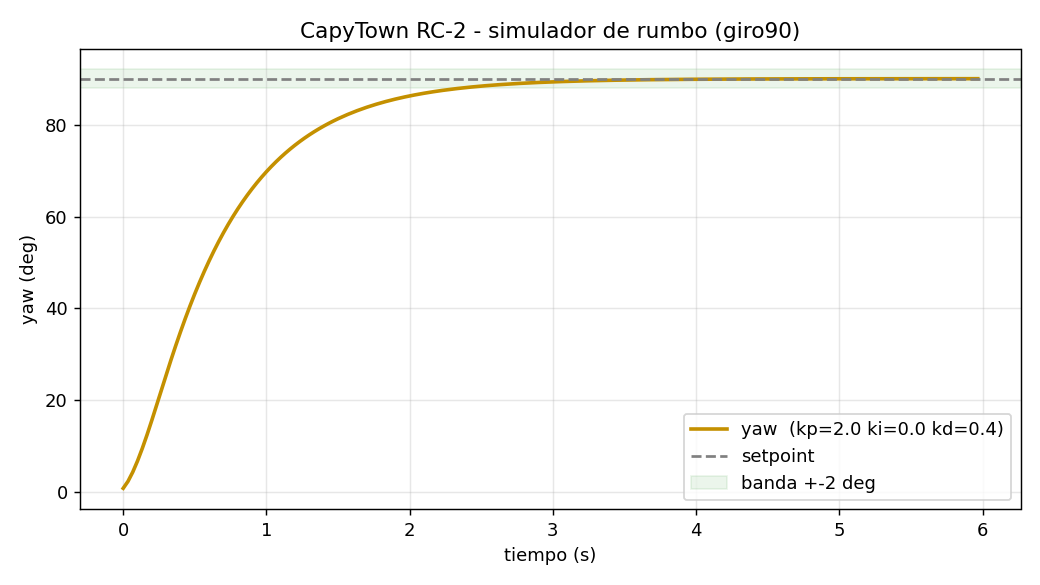
#> input picture scripts_pdi/scripts_pdi/pid_giro90_kp2.0_ki0.0_kd0.4.png, 1040 x 585 px, given in place of the camera
$ python canny_edges_demo.py   (older library calls are emulated)
#> lines starting #> are read from the running program, lines starting #| are printed output that depends on the picture
#!/usr/bin/env python3
"""canny_edges_demo.py — Deteccion de bordes con Canny, interactiva (CapyTown).

Complemento del PPTX «Percepcion Visual y Deteccion de Lineas Blancas», Bloque 4
(§4.3 de Siegwart): filtrado de imagen, suavizado Gaussiano y deteccion de bordes.
Es el espejo practico de la slide 16 «Deteccion de bordes»: la derivada marca las
transiciones de intensidad; Canny/Sobel son una alternativa (o complemento) al
color para encontrar la linea de la pista.

Idea de la slide:
    suavizar (Gauss)  ->  derivar (Sobel)  ->  Canny encadena ambos pasos y
    ademas aplica supresion no-maxima + histeresis con dos umbrales.

Por que importa en CapyTown: el borde del carril es una transicion brusca
asfalto->linea. Canny la marca aunque la iluminacion cambie el brillo absoluto,
cosa que un umbral fijo de color no siempre tolera.

Uso:
    python3 canny_edges_demo.py --source 0                 # camara
    python3 canny_edges_demo.py --source pista_test.jpg    # imagen
    python3 canny_edges_demo.py --source pista_test.mp4    # video

Controles (trackbars de la ventana «Controles»):
    - Blur    : tamano del kernel Gaussiano (0 = sin suavizar). Reduce ruido
                ANTES de derivar; sin esto Canny detecta bordes falsos.
    - Th1/Th2 : umbrales bajo y alto de la histeresis de Canny.
                Regla practica: Th2 ~ 2x-3x Th1.
    - 'g'  -> alterna ver tambien el gradiente Sobel (magnitud).
    - 's'  -> guarda la vista actual en canny_demo_out.jpg
    - 'q' / ESC -> salir.

No requiere ROS; corre en la laptop. Solo necesita opencv-python y numpy.
"""
import argparse
import cv2
import numpy as np

WIN = "Canny — CapyTown"
CTRL = "Controles"


def nothing(_):
    pass


def sobel_magnitude(gray):
    """Magnitud del gradiente con Sobel, normalizada a 0-255 (para visualizar)."""
    gx = cv2.Sobel(gray, cv2.CV_32F, 1, 0, ksize=3)
    gy = cv2.Sobel(gray, cv2.CV_32F, 0, 1, ksize=3)
    mag = cv2.magnitude(gx, gy)
    return cv2.normalize(mag, None, 0, 255, cv2.NORM_MINMAX).astype(np.uint8)


def label(img, text):
    cv2.putText(img, text, (10, 24), cv2.FONT_HERSHEY_SIMPLEX, 0.6,
                (0, 255, 0), 2, cv2.LINE_AA)
    return img


def process(frame, blur_k, th1, th2):
    """Pipeline de la slide 16: gris -> Gauss -> Canny."""
    gray = cv2.cvtColor(frame, cv2.COLOR_BGR2GRAY)
    # El kernel Gaussiano debe ser impar; blur_k=0 significa sin suavizado.
    if blur_k > 0:
        k = blur_k * 2 + 1            # 1->3, 2->5, 3->7 ...
        blurred = cv2.GaussianBlur(gray, (k, k), 0)
    else:
        blurred = gray
    edges = cv2.Canny(blurred, th1, th2)
    return gray, blurred, edges


def make_view(frame, blurred, edges, show_sobel):
    """Mosaico: original | suavizado(gris) | Canny  (+ Sobel opcional)."""
    h, w = edges.shape
    orig = label(frame.copy(), "Original")
    blur_bgr = label(cv2.cvtColor(blurred, cv2.COLOR_GRAY2BGR), "Gauss (gris)")
    edges_bgr = label(cv2.cvtColor(edges, cv2.COLOR_GRAY2BGR), "Canny")
    tiles = [orig, blur_bgr, edges_bgr]
    if show_sobel:
        sob = label(cv2.cvtColor(sobel_magnitude(blurred), cv2.COLOR_GRAY2BGR),
                    "Sobel |grad|")
        tiles.append(sob)
    return np.hstack(tiles)


def main():
    ap = argparse.ArgumentParser(
        description="Demo interactiva de deteccion de bordes con Canny (CapyTown).")
    ap.add_argument("--source", default="0",
                    help="indice de camara (0) o ruta a imagen/video.")
    ap.add_argument("--th1", type=int, default=50, help="umbral bajo inicial.")
    ap.add_argument("--th2", type=int, default=150, help="umbral alto inicial.")
    ap.add_argument("--blur", type=int, default=2,
                    help="suavizado inicial (0=ninguno; k -> kernel 2k+1).")
    ap.add_argument("--width", type=int, default=320,
                    help="ancho al que se reescala cada frame (para el mosaico).")
    args = ap.parse_args()

    # ¿Camara (entero) o archivo?
    src = int(args.source) if args.source.isdigit() else args.source
    is_image = isinstance(src, str) and src.lower().endswith(
        (".jpg", ".jpeg", ".png", ".bmp"))

    cv2.namedWindow(CTRL)
    cv2.createTrackbar("Blur", CTRL, args.blur, 8, nothing)
    cv2.createTrackbar("Th1", CTRL, args.th1, 500, nothing)
    cv2.createTrackbar("Th2", CTRL, args.th2, 500, nothing)
    show_sobel = False

    print(__doc__.split("Uso:")[0])
    print("Controles: Blur / Th1 / Th2 (trackbars) · g=Sobel · s=guardar · q=salir\n")

    cap = None
    still = None
    if is_image:
        still = cv2.imread(src)
        if still is None:
            print(f"No se pudo leer la imagen: {src}")
            return
    else:
        cap = cv2.VideoCapture(src)
        if not cap.isOpened():
            print(f"No se pudo abrir la fuente: {src}")
            return

    while True:
        if is_image:
            frame = still.copy()
        else:
            ok, frame = cap.read()
#> frame is the input picture: shape (585, 1040, 3); mean B, G, R 248.2, 249.3, 249.3
            if not ok:                      # video terminado -> reiniciar
                if isinstance(src, str):
                    cap.set(cv2.CAP_PROP_POS_FRAMES, 0)
                    continue
                break

        # Reescalar para que el mosaico horizontal quepa en pantalla.
        scale = args.width / frame.shape[1]
#> scale = 0.308
        frame = cv2.resize(frame, (args.width, int(frame.shape[0] * scale)))
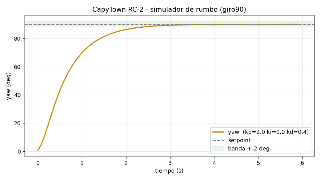
#> frame: shape (180, 320, 3); mean B, G, R 248.5, 249.6, 249.5

        blur_k = cv2.getTrackbarPos("Blur", CTRL)
        th1 = cv2.getTrackbarPos("Th1", CTRL)
        th2 = cv2.getTrackbarPos("Th2", CTRL)

        _, blurred, edges = process(frame, blur_k, th1, th2)
#> in process, `blurred = cv2.GaussianBlur(gray, (k, k), 0)`:
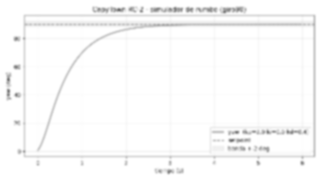
#> blurred: shape (180, 320); min 117, max 255, mean 249.5
#> in process, `edges = cv2.Canny(blurred, th1, th2)`:
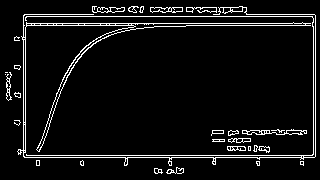
#> edges: shape (180, 320); 6.5% white in thin lines or dots
        view = make_view(frame, blurred, edges, show_sobel)
#> call 2 of label, with text = 'Gauss (gris)'
#> in label (call 2), `cv2.putText(img, text, (10, 24), cv2.FONT_HERSHEY_SIMPLEX, 0.6, (0, 25..`:
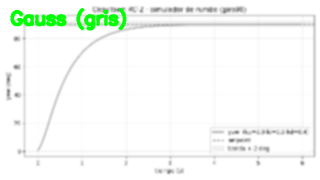
#> img: shape (180, 320, 3); mean B, G, R 245.1, 249.8, 245.1
#> in make_view, `return np.hstack(tiles)`:
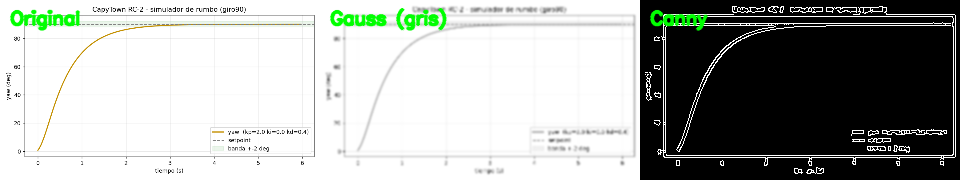
#> returned value: shape (180, 960, 3); mean of channels 0, 1, 2 169, 172.5, 169.3; drawn as B, G, R
        cv2.imshow(WIN, view)

        key = cv2.waitKey(0 if is_image and False else 30) & 0xFF
#> (key q is pressed here)
        if key in (ord('q'), 27):
            break
        elif key == ord('g'):
            show_sobel = not show_sobel
        elif key == ord('s'):
            cv2.imwrite("canny_demo_out.jpg", view)
            print("  guardado: canny_demo_out.jpg")

    if cap is not None:
        cap.release()
    cv2.destroyAllWindows()


if __name__ == "__main__":
    main()

$ run again, on scripts_pdi/scripts_pdi/pid_giro90_kp2.5_ki0.0_kd0.0.png
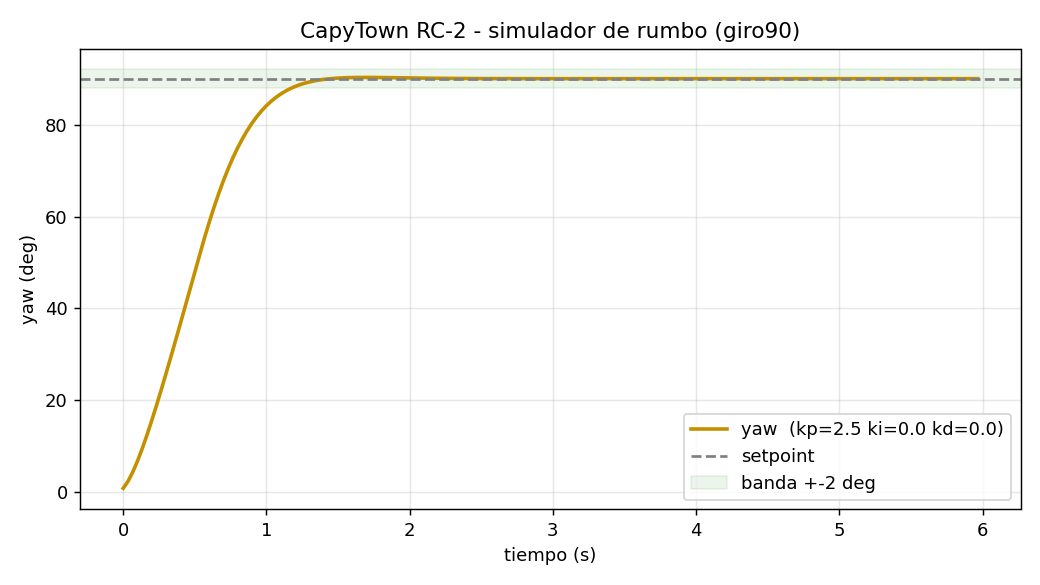
#> input picture scripts_pdi/scripts_pdi/pid_giro90_kp2.5_ki0.0_kd0.0.png, 1040 x 585 px, given in place of the camera
#> in main, frame is the input picture: shape (585, 1040, 3); mean B, G, R 248.2, 249.3, 249.3
#> frame: shape (180, 320, 3)
#> in process, `edges = cv2.Canny(blurred, th1, th2)`:
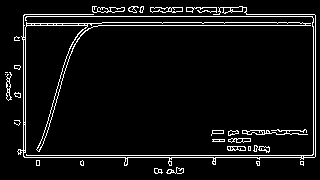
#> edges: shape (180, 320); 6.3% white in thin lines or dots
#> in make_view, `return np.hstack(tiles)`:
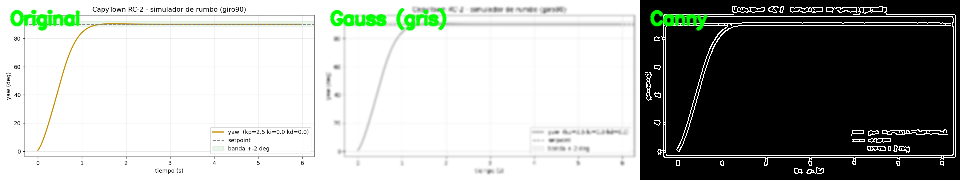
#> returned value: shape (180, 960, 3); mean of channels 0, 1, 2 168.8, 172.4, 169.2; drawn as B, G, R
